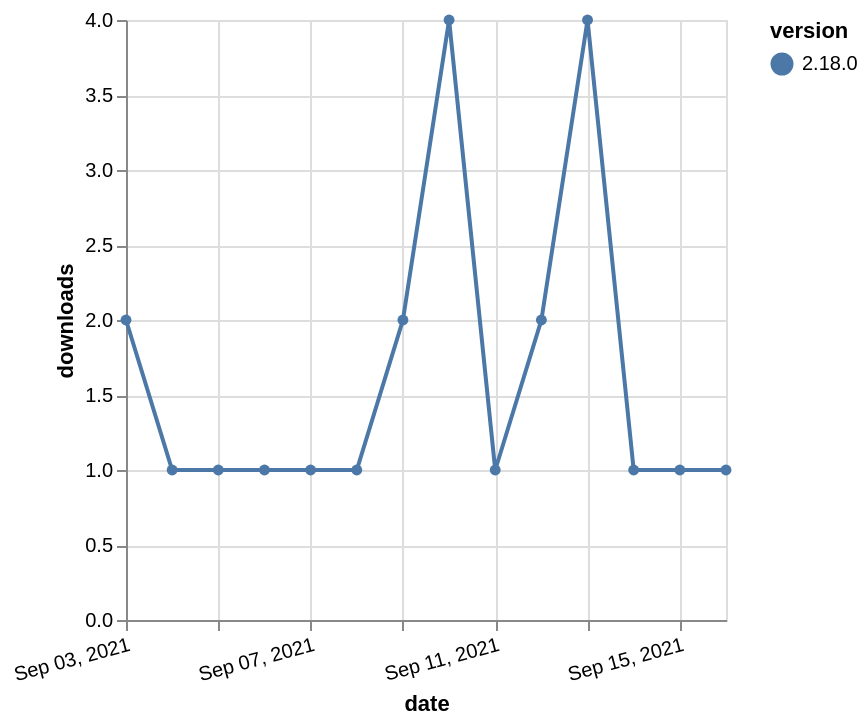

Vega-Lite specification for this chart:
### Vega-Lite specification from a JSON file in a GitHub repository (floating-point values rounded to 4 significant figures)
{"$schema": "https://vega.github.io/schema/vega-lite/v5.json", "description": "A simple bar chart with embedded data.", "data": {"values": [{"date": "2021-09-03", "total": 544, "delta": 2, "version": "2.18.0"}, {"date": "2021-09-04", "total": 545, "delta": 1, "version": "2.18.0"}, {"date": "2021-09-05", "total": 546, "delta": 1, "version": "2.18.0"}, {"date": "2021-09-06", "total": 547, "delta": 1, "version": "2.18.0"}, {"date": "2021-09-07", "total": 548, "delta": 1, "version": "2.18.0"}, {"date": "2021-09-08", "total": 549, "delta": 1, "version": "2.18.0"}, {"date": "2021-09-09", "total": 551, "delta": 2, "version": "2.18.0"}, {"date": "2021-09-10", "total": 555, "delta": 4, "version": "2.18.0"}, {"date": "2021-09-11", "total": 556, "delta": 1, "version": "2.18.0"}, {"date": "2021-09-12", "total": 558, "delta": 2, "version": "2.18.0"}, {"date": "2021-09-13", "total": 562, "delta": 4, "version": "2.18.0"}, {"date": "2021-09-14", "total": 563, "delta": 1, "version": "2.18.0"}, {"date": "2021-09-15", "total": 564, "delta": 1, "version": "2.18.0"}, {"date": "2021-09-16", "total": 565, "delta": 1, "version": "2.18.0"}]}, "width": "container", "mark": {"type": "line", "point": {"filled": true}}, "encoding": {"x": {"field": "date", "type": "temporal", "timeUnit": "yearmonthdate", "title": "date", "axis": {"labelAngle": -15}}, "y": {"field": "delta", "type": "quantitative", "title": "downloads"}, "color": {"field": "version", "type": "nominal"}, "tooltip": {"field": "delta"}}}
